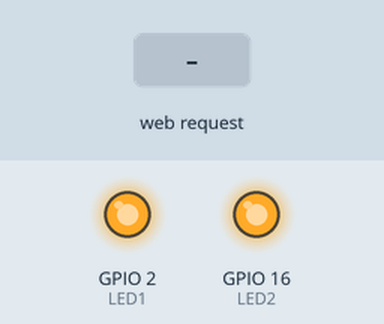
Recording of a sketch running on a simulated ESP8266 (NodeMCU). On the bench: output pins drawn as LEDs (lit = HIGH). The inputs (shaded band) are chosen by the test bench. WiFi joins after 1.5 s; servers stay silent unless stated; what the sketch prints to the serial monitor is not drawn.

Above: at 2.7 s.
2.8 s: HTTP request GET /OnClick1 received
At 4.1 s:
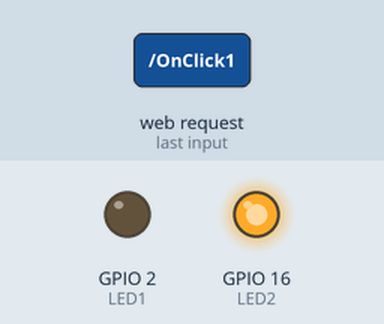
6.0 s: HTTP request GET /OnClick1?ssid1=1 received
At 6.5 s:
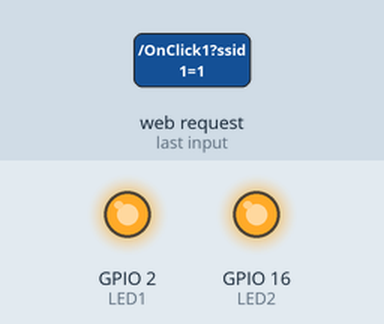
7.5 s: HTTP request GET /OnClick1?ssid1=0 received
At 8.7 s:
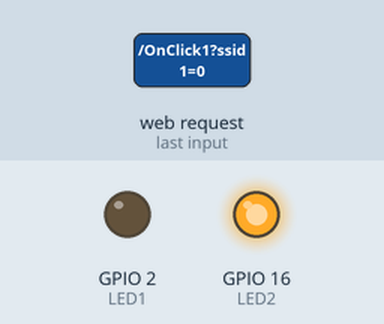
9.0 s: HTTP request GET /OnClick1?ssid1=120 received
At 9.9 s:
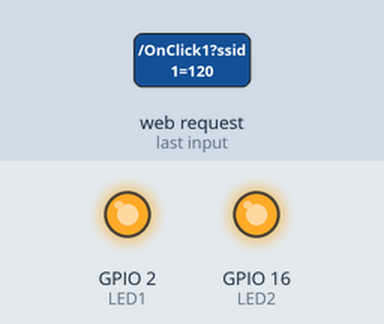
Timing chart, 0 to 11.5 s (numbered marks = the images above; inputs shaded):
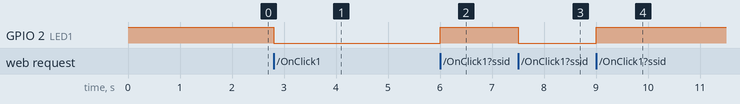

Measured:
- after the input at 2.8 s, GPIO 2 (LED1): HIGH → LOW at once
- after the input at 6.0 s, GPIO 2 (LED1): LOW → HIGH at once
- after the input at 7.5 s, GPIO 2 (LED1): HIGH → LOW at once
- after the input at 9.0 s, GPIO 2 (LED1): LOW → HIGH at once

The sketch:

webserverbuoi3.ino
```cpp
#include <ESP8266WiFi.h>
#include <ESP8266WebServer.h>
ESP8266WebServer server(80);

const char* ssid = "Bao Truc";
const char* pass = "24682468";

#define LED1 2
#define LED2 16

int trangthairelay1 = 0;
int trangthairelay2 = 0;

int bien = 0;
int bien1 = 0;
int bien2 = 0;
long last = 0;
int nhietdo = 0;
int doam = 0;
int anhsang = 0;
String ChuoiSendWebJson = "";

const char webpage[] PROGMEM = R"=====(
<!DOCTYPE html>
<html>

<meta charset="utf-8">
<title>Lớp học IOT - webserver</title>

<style>
.button {
  border: none;
  color: white;
  padding: 20px 100px;
  text-align: center;
  text-decoration: none;
  display: inline-block;
  font-size: 16px;
  margin: 4px 2px;
  cursor: pointer;
}

.button1 {background-color: #ff0000;} /* Green */
.button2 {background-color: #008CBA;} /* Blue */

.range{
  height: 80px;
  width: 380px;
  background: #fff;
  border-radius: 10px;
  padding: 0 65px 0 45px;
  box-shadow: 2px 4px 8px rgba(0,0,0,0.1);
}
.sliderValue{
  position: relative;
  width: 100%;
}
.sliderValue span{
  position: absolute;
  height: 45px;
  width: 45px;
  transform: translateX(-70%) scale(0);
  font-weight: 500;
  top: -40px;
  line-height: 55px;
  z-index: 2;
  color: #fff;
  transform-origin: bottom;
  transition: transform 0.3s ease-in-out;
}
.sliderValue span.show{
  transform: translateX(-70%) scale(1);
}
.sliderValue span:after{
  position: absolute;
  content: '';
  height: 100%;
  width: 100%;
  background: #664AFF;
  border: 3px solid #fff;
  z-index: -1;
  left: 50%;
  transform: translateX(-50%) rotate(45deg);
  border-bottom-left-radius: 50%;
  box-shadow: 0px 0px 8px rgba(0,0,0,0.1);
  border-top-left-radius: 50%;
  border-top-right-radius: 50%;
}
.field{
  display: flex;
  align-items: center;
  justify-content: center;
  height: 100%;
  position: relative;
}
.field .value{
  position: absolute;
  font-size: 18px;
  color: #664AFF;
  font-weight: 600;
}
.field .value.left{
  left: -22px;
}
.field .value.right{
  right: -43px;
}
.range input{
  -webkit-appearance: none;
  width: 100%;
  height: 3px;
  background: #ddd;
  border-radius: 5px;
  outline: none;
  border: none;
  z-index: 2222;
}
.range input::-webkit-slider-thumb{
  -webkit-appearance: none;
  width: 20px;
  height: 20px;
  background: red;
  border-radius: 50%;
  background: #664AFF;
  border: 1px solid #664AFF;
  cursor: pointer;
}
.range input::-moz-range-thumb{
  -webkit-appearance: none;
  width: 20px;
  height: 20px;
  background: red;
  border-radius: 50%;
  background: #664AFF;
  border: 1px solid #664AFF;
  cursor: pointer;
}
</style>


<script>
window.onload = UpdateData;
function UpdateData(){
  var xhttp = new XMLHttpRequest();
  xhttp.onreadystatechange = function (){
     if(this.readyState == 4 && this.status == 200){
    var DataVDK  = xhttp.responseText;
    console.log("Dữ liệu VDK:" + DataVDK);
    var DataJson = JSON.parse(DataVDK);
    document.getElementById("datavdk").innerHTML = DataVDK;
    document.getElementById("nhietdo").innerHTML = DataJson.nhietdo;
    document.getElementById("doam").innerHTML = DataJson.doam;
    document.getElementById("anhsang").innerHTML = DataJson.anhsang;

    if(DataJson.relay1 == 0){
      document.getElementById("trangthairelay1").innerHTML = "OFF";

    }
    else if(DataJson.relay1 == 1)
    {
      document.getElementById("trangthairelay1").innerHTML = "ON";

    }
     }
  }
  xhttp.open('GET','/sendweb',true);
  xhttp.send();
  //
   var today = new Date();
  var h = today.getHours();
  var m = today.getMinutes();
  var s = today.getSeconds();
  m = checkTime(m);
  s = checkTime(s);
  var ChuoiThoiGian = h + ":" + m + ":" + s;
  console.log("Thời Gian:" + ChuoiThoiGian);
  console.log("Date:" + today);
  // tự update webserver
  setTimeout(function(){ UpdateData() }, 500);
}

function checkTime(i) {
  if (i < 10) {
    i = "0" + i;
  }
  return i;
}


function onclick1()
{
  var xhttp = new XMLHttpRequest();
  xhttp.open('GET','/OnClick1',true);
  xhttp.send();
}

function onclick2()
{
  var xhttp = new XMLHttpRequest();
  xhttp.open('GET','/OnClick2',true);
  xhttp.send();
}

function sendtext1()
{
  var xhttp = new XMLHttpRequest();
  // lấy dữ liệu của input
  var ssid = "E" + document.getElementById("text1").value + "F";
  xhttp.open("GET","/sendtext1?ssid1="+ssid,true);
  xhttp.send();
}

function sendtext2()
{
  var xhttp = new XMLHttpRequest();
  // lấy dữ liệu của input
  var ssidd = "A" + document.getElementById("text2").value + "B";
  xhttp.open("GET","/sendtext2?ssid2="+ssidd,true);
  xhttp.send();
}

</script>

<body>


<h1>Hello Webserver esp8266</h1>
<h1>Hello lớp học IOT</h1>
</br>
</br>

<h1>Button 1 điều khiển thiết bị 1</h1>
<button class="button button1" type="button" onclick = "onclick1()">OnClick 1</button>
<h1>Button 2 điều khiển thiết bị 2</h1>
<button class="button button2" type="button" onclick = "onclick2()">OnClick 2</button>

<h1>text1:<input id="text1"/><button  type="button" onclick = "sendtext1()">Send text 1</button></h1>

<h1>text2:<input id="text2"/><button  type="button" onclick = "sendtext2()">Send text 2</button></h1>

<h1>Data VDK:<label id= 'datavdk'>0</label> </h1>

<h1>Ánh sáng:<label id= 'trangthairelay1'>OFF</label></h1>

<h1>Nhiệt Độ:<label id= 'nhietdo'>0</label></h1>

<h1>Độ Ẩm:<label id= 'doam'>0</label></h1>

<h1>Ánh sáng:<label id= 'anhsang'>0</label></h1>


<div class="range">

    <div class="field">
      <div class="value left">0</div>
      <input id="myRange" type="range" min="0" max="200" value="0" steps="1" oninput="num.value = this.value" >
      <div class="value right">
      <output id="num">0</output>
      </div>
    </div>
    </br>
    </br>
    <button id="button_save3"  onclick="myFunctionRange()">Send range</button>

  </div>
</body>


</html>


)=====";


void setup()
{
  Serial.begin(9600);
  while (!Serial);
  pinMode(LED1, OUTPUT);
  pinMode(LED2, OUTPUT);
  digitalWrite(LED1, HIGH);
  digitalWrite(LED2, HIGH);
  WiFi.mode(WIFI_AP_STA);
  WiFi.disconnect();
  WiFi.begin(ssid, pass);
  while (WiFi.status() != WL_CONNECTED)
  {
    delay(500);
    Serial.print(".");
  }

  Serial.println();
  Serial.println("Connect WiFi");
  Serial.print("Address IP esp: ");
  Serial.println(WiFi.localIP());
  server.on("/", [] {
    server.send(200, "text/html", webpage );
  });

  server.on("/OnClick1", [] {
    Serial.println(">>Onclick button 111111");
    bien++;
    Serial.print("bien:");
    Serial.println(bien);
    if(bien%2 == 1)
    {
      Serial.println(">>ON LED 1");
      digitalWrite(LED1, LOW);
      trangthairelay1 = 1;
    }
    else
    {
      Serial.println(">>OFF LED 1");
      digitalWrite(LED1, HIGH);
      trangthairelay1 = 0;
    }
    // mySerial.println();
    server.send(200, "text/html", webpage );
  });

   server.on("/OnClick2", [] {
    Serial.println(">>Onclick button 222222");
    if(trangthairelay2 == 0)
    {
      Serial.println(">>ON LED 2");
      trangthairelay2 = 1;
      digitalWrite(LED2, HIGH);
    }
    else if(trangthairelay2 == 1)
    {
      Serial.println(">>OFF LED 2");
      trangthairelay2 = 0;
      digitalWrite(LED2, LOW);
    }
    server.send(200, "text/html", webpage );
  });

  server.on("/sendtext1", [] {
    Serial.println(server.arg("ssid1"));
    // gửi uno mySerial.println(server.arg("ssid1"));
    // xử lý cho esp
    String text1 = "";
    text1 = server.arg("ssid1");
    Serial.print("text1:");
     Serial.println(text1);
    server.send(200, "text/html", webpage );
  });


  server.on("/sendtext2", [] {
    Serial.println(server.arg("ssid2"));
     // gửi uno mySerial.println(server.arg("ssid2"));
    server.send(200, "text/html", webpage );
  });
  // gửi dữ liệu về webserver
  server.on("/sendweb", [] {
    server.send(200, "text/html", String(ChuoiSendWebJson));
  });

  server.begin();

  Serial.println("Server start");

  last = millis();


}

void loop()
{

  server.handleClient();
  if(millis() - last >= 3000)
  {
     dulieucambien();
     SendDataWeb(String(nhietdo),String(doam), String(anhsang), String(trangthairelay1), String(trangthairelay2));
     last = millis();
  }
}

void  dulieucambien()
{
  nhietdo = nhietdo + 1;
  doam = doam + 2;
  anhsang = anhsang + 3;

}

void SendDataWeb( String sensor1 ,  String sensor2 ,  String sensor3 , String sensor4 , String sensor5)
{

  // Data json {"nhietdo":"giatrinhietdo", "doam":"giatridoam" , "anhsang":"giatrianhanh"}
  //"{\"nhietdo\":\" ", \"doam\":\"giatridoam\" , \"anhsang\":\"giatrianhanh\"}";
   ChuoiSendWebJson = "";
 // ChuoiSendWebJson = "{\"nhietdo\":\""+String(sensor1)+"\",\"doam\":\"" + String(sensor2) + "\",\"anhsang\":\"" + String(sensor3) + "\",\"relay1\":\"" + String(sensor4) + "\"}";
  ChuoiSendWebJson = "{\"nhietdo\":\"" + String(sensor1) + "\","+
                      "\"doam\":\"" + String(sensor2) + "\","+
                      "\"anhsang\":\"" + String(sensor3) + "\","+
                      "\"relay1\":\"" + String(sensor4) + "\","+
                      "\"relay2\":\"" + String(sensor5) + "\"}";
  Serial.print("ChuoiSendWebJson:");
  Serial.println(ChuoiSendWebJson);
}
```
